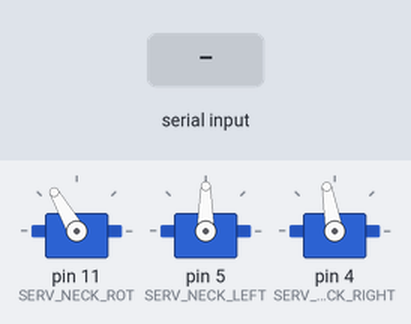
The sketch below on a simulated Arduino Uno, built with avr-gcc and run on an emulated ATmega328P. Parts: 3 × servo. Inputs (shaded band) come from the test bench.

Above: at 1.2 s.
1.3 s: "90,45,200\n" received over Serial
At 2.5 s:
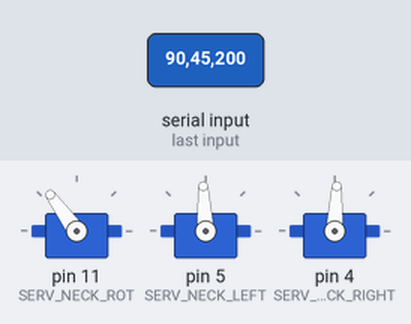
2.8 s: "30,150,10\n" received over Serial
At 3.7 s:
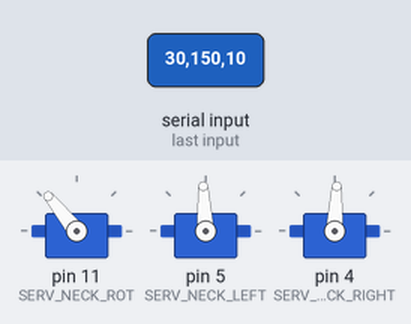
Timing chart, 0 to 5.8 s (numbered marks = the images above; inputs shaded):
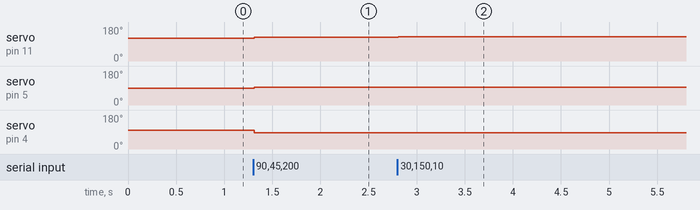

Measured:
- after the input at 1.3 s, servo on pin 11 (SERV_NECK_ROT): 120° → 126° at once; servo on pin 5 (SERV_NECK_LEFT): 90° → 93° at once; servo on pin 4 (SERV_NECK_RIGHT): 100° → 87° at once
- after the input at 2.8 s, servo on pin 11 (SERV_NECK_ROT): 126° → 129° at once

The sketch:

servos_v2.ino
```cpp
#include <Servo.h>

//Camera dimensions
#define SCREEN_WIDTH 160
#define SCREEN_HEIGHT 120

//Borders of move
#define MAX_NECK_ROT 16
#define MIN_NECK_ROT -50
#define MAX_UPDOWN 7
#define MIN_UPDOWN -54

//Speed of moving
#define STEP 2

//Servo pinout
#define SERV_NECK_ROT 11
#define NOT_USED 6
#define SERV_NECK_LEFT 5
#define SERV_NECK_RIGHT 4

//Section definitions
#define LEFT_LIMIT 50
#define RIGHT_LIMIT 110
#define TOP_LIMIT 40
#define BOTTOM_LIMIT 80

int camAX = ((SCREEN_WIDTH/2)-10);
int camBX = ((SCREEN_WIDTH/2)+10);
int camAY = ((SCREEN_HEIGHT/2)-10);
int camBY = ((SCREEN_HEIGHT/2)+10);

int camCenX = int((camBX+camAX)/2);
int camCenY = int((camBY+camAY)/2);

int vectX=0;
int vectY=0;

/*
 * Notatka:
 *
 * Szyja_obr:     120 = 0*    - środek,    75 = 50*    - lewo,  150 = 17*   - prawo
 * Góra dół:      90/100 = 0* - środek,    100/85 = 7* - góra,  10/170 = 54* - dół/smutny marian maks do góry 10*
 * (lewy/prawy)
 *
 * Sekcje ekranu:
 *  |----|----|----|
 *  | LG | G  | PG |
 *  |----|----|----|
 *  | L  | CEN| P  |
 *  |----|----|----|
 *  | LD | D  | PD |
 *  |----|----|----|
 *
 */

//Create servo objects
Servo neck_rot;
Servo neck_left;
Servo neck_right;

int neck_rot_ang=0;
int neck_updown_ang=0;

void setup() {
  Serial.begin(9600);
  neck_rot.attach(SERV_NECK_ROT,600,2300);  // (pin, min, max)
  neck_left.attach(SERV_NECK_LEFT,600,2300);  // (pin, min, max)
  neck_right.attach(SERV_NECK_RIGHT,600,2300);  // (pin, min, max)
  setDefaultPose();
}

void loop() {
  while(1){
    vectX=0;
    vectY=0;

    //Serial.println("Enter position:");

    //Wait to position
    while (Serial.available() == 0) {}     //wait for data available
    String string = Serial.readStringUntil('\n');  //read until timeout
    //\n is a last number in string
    //Serial.println(string);
    string.trim();                        // remove any \r \n whitespace at the end of the String
    convertToVariablesINT(string);

    if(camCenX<LEFT_LIMIT){vectX=STEP;}
    if(camCenX>RIGHT_LIMIT){vectX=-STEP;}
    if(camCenY<TOP_LIMIT){vectY=STEP;}
    if(camCenY>BOTTOM_LIMIT){vectY=-STEP;}

    //Move head
    if(((neck_rot_ang+vectX)<MAX_NECK_ROT)&&((neck_rot_ang+vectX)>MIN_NECK_ROT)){
      neck_rot_ang=neck_rot_ang+vectX;
    }else{
      //Move body (in future)
    }
    if(((neck_updown_ang+vectY)<MAX_UPDOWN)&&((neck_updown_ang+vectY)>MIN_UPDOWN)){
       neck_updown_ang=neck_updown_ang+vectY;
    }

    //Print debug informations
    rotNeck(neck_rot_ang);
    upDownNeck(neck_updown_ang);


    //Serial.println("Camera center:["+String(camCenX)+","+String(camCenY)+"]");
    //Serial.println("VectX: "+String(vectX) + " ,VectY: "+String(vectY));
    //Serial.println("Rotation angle: "+String(neck_rot_ang) + " ,UpDown angle: "+String(neck_updown_ang));

  }
}

void convertToVariablesINT(String datapack){
  datapack = datapack.substring(1, datapack.length() - 1);

  int comma1 = datapack.indexOf(',');
  int comma2 = datapack.indexOf(',', comma1 + 1);
  int comma3 = datapack.indexOf(',', comma2 + 1);

  camAX = datapack.substring(1, comma1).toInt();
  camAY = datapack.substring(comma1 + 1, comma2).toInt();
  camBX = datapack.substring(comma2 + 1, comma3).toInt();
  camBY = datapack.substring(comma3 + 1).toInt();

  //Serial.println(camAX);
  //Serial.println(camBX);
  //Serial.println(camAY);
  //Serial.println(camBY  );

  camCenX = int((camBX+camAX)/2);
  camCenY = int((camBY+camAY)/2);

  //Serial.println(camCenY);
}

void setDefaultPose(){
  neck_rot.write(120);
  neck_left.write(90);
  neck_right.write(100);
}

float rotNeck(float deg){
  float x_r=((deg+108)/0.8667);

  neck_rot.write(x_r);
}

float upDownNeck(float deg){
  float x_l=(((3*deg)+180)/2);
  float x_r=((deg-63.53)/(-0.7059));

  //Serial.println(x_l);
  //Serial.println(x_r);

  neck_left.write(x_l);
  neck_right.write(x_r);
}
```
